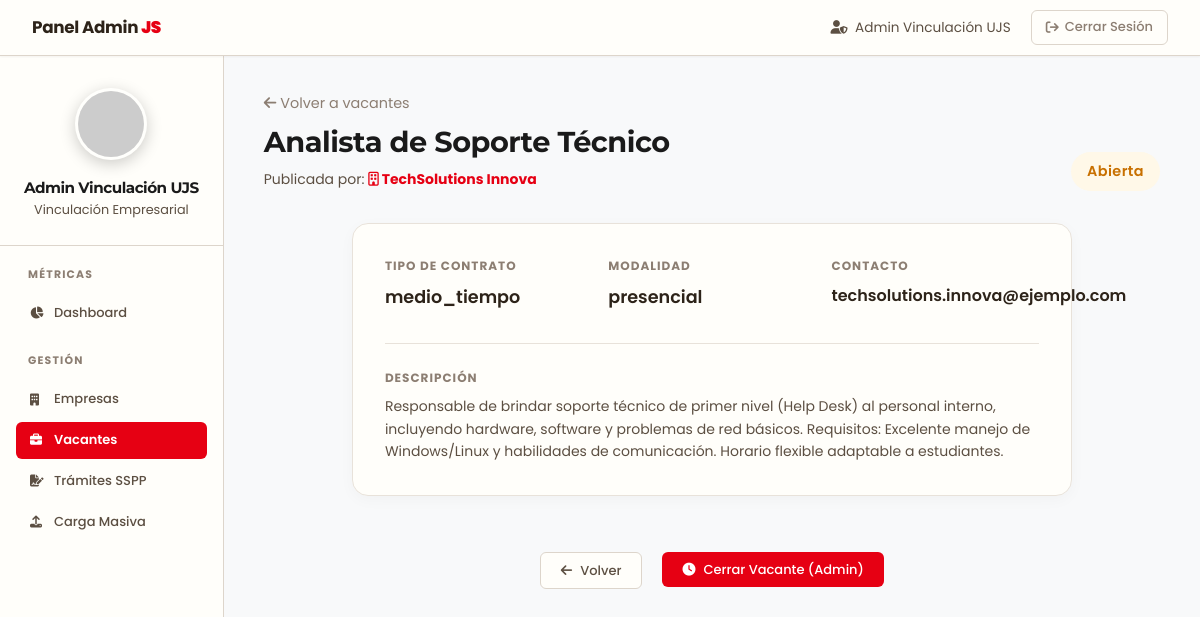
/admin/empresas/detalle_vacante.php?id=3 (signed in), run on an earlier commit of the app's database.
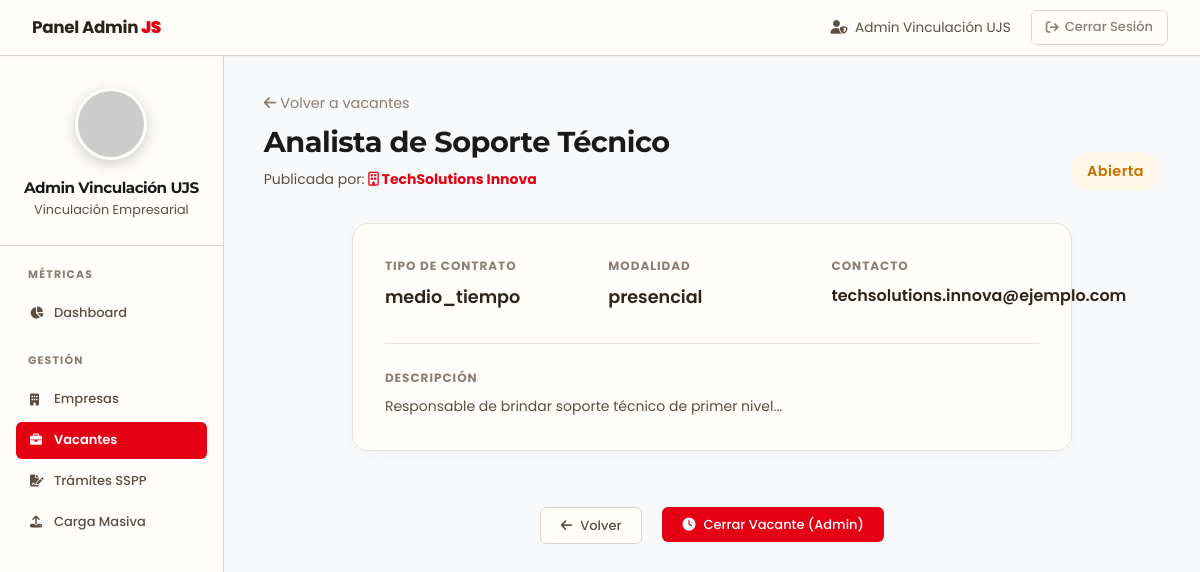
And on a later commit of the database.
### tables this page shows
CREATE TABLE `vacantes` (
  `id_vacante` int(11) NOT NULL,
  `id_empresa` int(11) NOT NULL,
  `titulo` varchar(255) NOT NULL,
  `descripcion` text NOT NULL,
  `tipo_contrato` enum('tiempo_completo','medio_tiempo','practicas','temporal','proyecto') NOT NULL,
  `modalidad` enum('presencial','remoto','hibrido') NOT NULL,
  `salario_ofrecido` decimal(10,2) DEFAULT NULL,
  `carrera_afin` varchar(100) DEFAULT NULL,
  `ubicacion` varchar(255) DEFAULT NULL,
  `estado` enum('abierta','cerrada') DEFAULT 'abierta',
  `fecha_publicacion` timestamp NOT NULL DEFAULT current_timestamp()
);

CREATE TABLE `empresas` (
  `id_empresa` int(11) NOT NULL,
  `nombre_empresa` varchar(255) NOT NULL,
  `carreras_afines` text DEFAULT NULL,
  `email_contacto` varchar(255) NOT NULL,
  `password` varchar(255) NOT NULL,
  `rfc` varchar(13) DEFAULT NULL,
  `descripcion` text DEFAULT NULL,
  `sitio_web` varchar(255) DEFAULT NULL,
  `logo_url` varchar(255) DEFAULT NULL,
  `estado_validacion` enum('pendiente','aprobada','rechazada') DEFAULT 'pendiente',
  `fecha_registro` timestamp NOT NULL DEFAULT current_timestamp(),
  `es_catalogo_sspp` tinyint(1) DEFAULT 0,
  `vigencia_sspp` date DEFAULT NULL,
  `banner_url` varchar(255) DEFAULT NULL,
  `notas_internas` text DEFAULT NULL
);

### admin/controllers/DetalleVacanteController.php (called while the page is built, shortened)
<?php
require_once __DIR__ . '/../models/VacanteModel.php';
class DetalleVacanteController {
    private $conexion;
    public function __construct(PDO $conexion) {
        $this->conexion = $conexion;
    }
    public function index() {
        $id_vacante = isset($_GET['id']) ? (int)$_GET['id'] : 0;
        $vacanteModel = new VacanteModel($this->conexion);
        $vacante = $vacanteModel->getDetalleVacante($id_vacante);
        require_once __DIR__ . '/../views/empresas/detalle_vacante.php';
    }
}

### admin/empresas/detalle_vacante.php (called while the page is built)
<?php
require_once '../../config/conexion.php';
require_once '../controllers/DetalleVacanteController.php';
$controller = new DetalleVacanteController($conexion);
$controller->index();

### admin/models/VacanteModel.php (called while the page is built, shortened)
<?php
class VacanteModel {
    private $conexion;
    public function __construct(PDO $conexion) {
        $this->conexion = $conexion;
    }
    public function getDetalleVacante($id_vacante) {
        $sql = "SELECT
            v.id_vacante, v.titulo, v.descripcion, v.ubicacion, v.modalidad, v.tipo_contrato, v.salario_ofrecido, v.fecha_publicacion, v.estado AS estado_vacante, v.carrera_afin,
            e.id_empresa, e.nombre_empresa, e.email_contacto, e.rfc, e.descripcion AS descripcion_empresa, e.sitio_web, e.estado_validacion AS estado_empresa
        FROM vacantes v
        JOIN empresas e ON v.id_empresa = e.id_empresa
        WHERE v.id_vacante = :id_vacante";
        $stmt = $this->conexion->prepare($sql);
        $stmt->execute([':id_vacante' => $id_vacante]);
        return $stmt->fetch(PDO::FETCH_ASSOC);
    }
}

### admin/views/empresas/detalle_vacante.php (the view, shortened to what the changed rows need)
<?php
require_once __DIR__ . '/../../controllers/DetalleVacanteController.php';
?>
<!DOCTYPE html>
<html lang="es">
<head>
    <link rel="stylesheet" href="../../assets/css/companies_premium.css">
    <link rel="stylesheet" href="../../assets/css/index.css">
    <link rel="stylesheet" href="https://cdnjs.cloudflare.com/ajax/libs/font-awesome/6.5.1/css/all.min.css">
</head>
<body>
    <div class="dashboard-grid">
        <main class="main-content">
            <div style="margin-bottom: 32px; display: flex; justify-content: space-between; align-items: flex-end;">
                <div>
                    <a href="gestionar_vacantes.php" style="color: var(--text-muted); text-decoration: none; font-size: 0.9rem; margin-bottom: 8px; display: inline-block;">
                        <i class="fas fa-arrow-left"></i> Volver a vacantes
                    </a>
                    <h2 style="margin:0; font-size: 1.8rem; font-weight: 800; color: var(--text);"><?php echo htmlspecialchars($vacante['titulo']); ?></h2>
                    <p style="color: var(--text-secondary); margin-top: 8px;">Publicada por: <strong style="color: var(--js-rojo);"><i class="far fa-building"></i> <?php echo htmlspecialchars($vacante['nombre_empresa']); ?></strong></p>
                </div>
                <span class="status-pill <?php echo strtolower($vacante['estado_vacante']); ?>" style="text-transform: capitalize; padding: 8px 16px; font-size: 0.9rem;">
                    <?php echo htmlspecialchars($vacante['estado_vacante']); ?>
                </span>
            </div>
            <div class="bento-card premium-form-card animate fadeRight" style="padding: 32px; background: var(--surface); border: 1px solid var(--border-light, #E2E8F0); border-radius: 16px; box-shadow: 0 4px 15px rgba(0,0,0,0.03); margin-bottom: 24px;">
                <div style="display: grid; grid-template-columns: repeat(auto-fit, minmax(200px, 1fr)); gap: 16px;">
                    <div>
                        <label style="display: block; font-size: 0.75rem; font-weight: 700; color: var(--text-muted); text-transform: uppercase; letter-spacing: 1px; margin-bottom: 8px;">Tipo de Contrato</label>
                        <span style="font-size: 1.1rem; font-weight: 600; color: var(--text);"><?php echo htmlspecialchars($vacante['tipo_contrato']); ?></span>
                    </div>
                    <div>
                        <label style="display: block; font-size: 0.75rem; font-weight: 700; color: var(--text-muted); text-transform: uppercase; letter-spacing: 1px; margin-bottom: 8px;">Modalidad</label>
                        <span style="font-size: 1.1rem; font-weight: 600; color: var(--text);"><?php echo htmlspecialchars($vacante['modalidad']); ?></span>
                    </div>
                    <div>
                        <label style="display: block; font-size: 0.75rem; font-weight: 700; color: var(--text-muted); text-transform: uppercase; letter-spacing: 1px; margin-bottom: 8px;">Contacto</label>
                        <span style="font-size: 1rem; font-weight: 600; color: var(--text);"><?php echo htmlspecialchars($vacante['email_contacto']); ?></span>
                    </div>
                </div>
                <div style="margin-top: 32px; padding-top: 24px; border-top: 1px solid var(--border-light);">
                    <label style="display: block; font-size: 0.75rem; font-weight: 700; color: var(--text-muted); text-transform: uppercase; letter-spacing: 1px; margin-bottom: 8px;">Descripción</label>
                    <p style="color: var(--text-secondary); line-height: 1.6;"><?php echo nl2br(htmlspecialchars($vacante['descripcion'])); ?></p>
                </div>
            </div>
        </main>
    </div>
</body>
</html>

What changed in the data, as far as the page shows it:
changed vacantes "Analista de Soporte Técnico": descripcion "…soporte técnico de primer nivel (Help Desk) al personal interno, incluyendo hardware, software y problemas de red básicos. Requisitos: Excelente manejo de Windows/Linux y habilidades de comunicación. Horario flexible adaptable a estudiantes." → "Responsable de brindar soporte técnico de primer nivel..."
